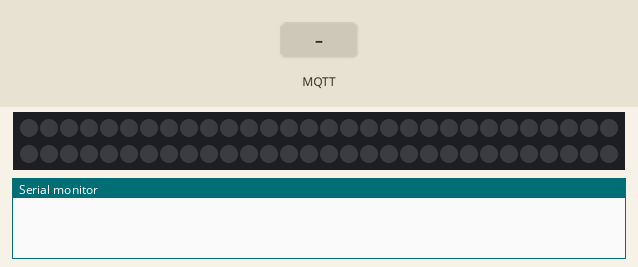
Simulated run of this sketch. Board: Arduino Uno, built with avr-gcc and run on an emulated ATmega328P. Parts: 60 RGB LEDs in strip order, left to right, continuing on the next row, the last lines printed to the serial monitor. Inputs (shaded band) come from the test bench. Colours are those a GRB WS2812 strip shows for the declared byte order; no MQTT or app messages arrive unless stated.

Above: at 2.3 s.
2.4 s: MQTT message "complete" arrives on the first subscribed topic
At 2.55 s:
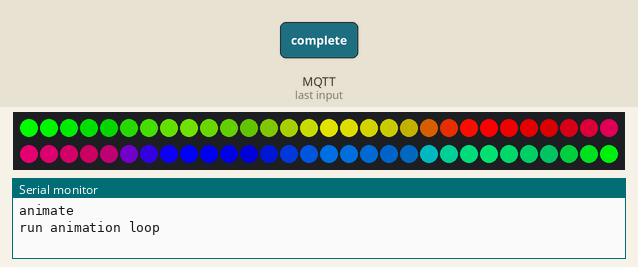
5.4 s: MQTT message "cancelled" arrives on the first subscribed topic
At 6.3 s:
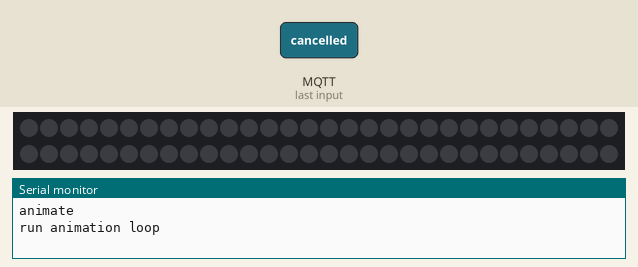
6.9 s: MQTT message "complete" arrives on the first subscribed topic
At 7.05 s:
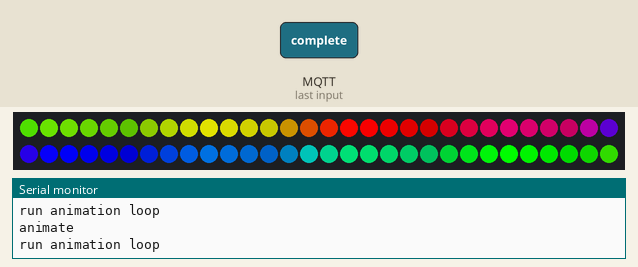

Measured:
- after the input at 2.4 s, the LEDs: change at once (image 1)
- after the input at 5.4 s, the LEDs: change at once (image 2)
- after the input at 6.9 s, the LEDs: change at once (image 3)

The sketch:

clock-countdown.ino
```cpp
// https://github.com/plapointe6/EspMQTTClient
#include <EspMQTTClient.h>
// https://github.com/FastLED/FastLED
#include <FastLED.h>
// https://github.com/contrem/arduino-timer
#include <arduino-timer.h>
// https://arduinojson.org/v6/how-to/use-arduinojson-with-pubsubclient/
#include <ArduinoJson.h>
#include "FastLED_additions.h"

#define NUM_LEDS 60
#define DATA_PIN 4
CRGB leds[NUM_LEDS];

int currentSecond = 0;
int currentMinute = 0;
int currentHour = 0;
int remainingTime = 0;
uintptr_t countdown;
const uint16_t secondColor = 200;
const uint16_t minuteColor = 100;
const uint16_t hourColor = 5;
auto timer = timer_create_default();

bool hideAnimations = true;

EspMQTTClient client(
  "Dumas-2-4",
  "6gKE4@NbDMv.",
  "192.168.0.200",    // "192.168.12.189",  // MQTT Broker server ip
  "mqtt",          // Can be omitted if not needed
  "mqtt",  // "lkjEkljaiOO89421lkj",   // Can be omitted if not needed
  "ClockTimer",     // Client name that uniquely identify your device
  1883              // The MQTT port, default to 1883. this line can be omitted
);

void onConnectionEstablished() {


  // number of seconds to set on the clock
  client.subscribe("clock/setTimer", [](const String &payload) {
    clearLights();
    if (payload == "complete") {
      complete();
    } else if (payload == "cancelled") {
      reset();
      FastLED.show();
    } else {
      StaticJsonDocument<256> doc;
      deserializeJson(doc, payload);
      const int seconds = doc["totalSeconds"];
      Serial.println(seconds);
      start(seconds);
    }
  });
}

void clearLights() {
  if (countdown != NULL) {
    timer.cancel(countdown);
    countdown = NULL;
  }
  hideAnimations = true;
  reset();
}

void setLights(uint16_t light, uint16_t color, bool all) {
  if (light < 0) {
    return;
  }

  if (all) {
    for (uint16_t i = 0; i < light; i++) {
      leds[i] = CHSV(color, 255, 255);
    }
  } else {
    leds[light] = CHSV(color, 255, 255);
  }
}

void setLeds() {
  reset();

  setLights(currentMinute, minuteColor, true);
  setLights(currentHour, hourColor, true);
  if (currentHour > currentMinute) {
    setLights(currentMinute, minuteColor, false);
  }
  setLights(currentSecond, secondColor, remainingTime < 60);
  FastLED.show();
}

void reset() {
  for (uint16_t i; i < NUM_LEDS; i++) {
    leds[i] = CRGB::Black;
  }
}

void start(int timerSeconds) {
  remainingTime = timerSeconds;
  setCurrentTimes(timerSeconds);
  FastLED.setBrightness(255);
  setLeds();
  delay(30);
  countdown = timer.every(1000, handleTick);
}

void setCurrentTimes(int timerSeconds) {
// 1 min = 60 sec
// 1 hour = 60 min
  currentSecond = timerSeconds % 60;
  currentMinute = timerSeconds / 60;
  currentHour = currentMinute / 60;
  currentMinute = currentMinute % 60;
}

bool handleTick(void *) {
  remainingTime -= 1;
  setCurrentTimes(remainingTime);
  setLeds();
  if (remainingTime == 0) {
    complete();
  }
  return remainingTime != 0;
}
void complete() {
  timer.cancel(countdown);
  reset();
  Serial.println("animate");
  runAnimation();
}

bool checkIn(void *) {
  client.publish("clock/status", "OK");
  return true;
}


void setup() {
  Serial.begin(115200);
  // put your setup code here, to run once:
  client.enableDebuggingMessages();                                           // Enable debugging messages sent to serial output
  client.enableHTTPWebUpdater();                                              // Enable the web updater. User and password default to values of MQTTUsername and MQTTPassword. These can be overridded with enableHTTPWebUpdater("user", "password").
  client.enableOTA();                                                         // Enable OTA (Over The Air) updates. Password defaults to MQTTPassword. Port is the default OTA port. Can be overridden with enableOTA("password", port).
  client.enableLastWillMessage("TestClient/lastwill", "I am going offline");  // You can activate the retain flag by setting the third parameter to true

  FastLED.addLeds<WS2812B, DATA_PIN, RGB>(leds, NUM_LEDS);

  timer.every(36000, checkIn);
}

void loop() {
  timer.tick();
  client.loop();
  if (hideAnimations == false) {
    animationCycle();
  }
}

int animationRuntime;
void runAnimation() {
  animationRuntime = 0;
  hideAnimations = false;
  Serial.println("run animation loop");
}
void animationCycle() {
  animationRuntime += 1;
  if (animationRuntime >= 5000) {
    hideAnimations = true;
    fadeOut();
    reset();
    FastLED.show();
  } else {
    colorWheel();
  }
}


////////////////
// ANIMATIONS //
////////////////
void fadeOut() {
  for (uint8_t i = 255; i > 0; i--) {
    FastLED.setBrightness(i);
    FastLED.show();
    delay(10);
  }
}

CRGBPalette16 currentPalette = RainbowHalfStripeColors_p;
void colorWheel() {
  static uint16_t startIndex = 0, phase = 0;
  startIndex -= 120; /* rotation speed */
  phase += 64;       /* swirl speed */
  CRGB *led = leds;
  uint16_t ringIndex = startIndex + sin16(phase * 1024);
  for (uint8_t i = 0; i < NUM_LEDS; i++) {
    uint16_t hue = ringIndex + i * 65535 / NUM_LEDS;
    *led++ = ColorFromPaletteExtended(currentPalette, hue, 255, LINEARBLEND);
  }
  FastLED.show();
}
```

FastLED_additions.h
```cpp
#ifndef FASTLED_ADDITIONS_H
#define FASTLED_ADDITIONS_H


// half way between RainbowColors_p and RainbowStripeColors_p
const TProgmemRGBPalette16 RainbowHalfStripeColors_p FL_PROGMEM = {
  0xFF0000, 0x7F0000, 0xAB5500, 0x552A00,
  0xABAB00, 0x555500, 0x00FF00, 0x007F00,
  0x00AB55, 0x00552A, 0x0000FF, 0x00007F,
  0x5500AB, 0x2A0055, 0xAB0055, 0x55002A
};


// from: https://github.com/FastLED/FastLED/pull/202
CRGB ColorFromPaletteExtended(const CRGBPalette16& pal, uint16_t index, uint8_t brightness, TBlendType blendType) {
  // Extract the four most significant bits of the index as a palette index.
  uint8_t index_4bit = (index >> 12);
  // Calculate the 8-bit offset from the palette index.
  uint8_t offset = (uint8_t)(index >> 4);
  // Get the palette entry from the 4-bit index
  const CRGB* entry = &(pal[0]) + index_4bit;
  uint8_t red1   = entry->red;
  uint8_t green1 = entry->green;
  uint8_t blue1  = entry->blue;

  uint8_t blend = offset && (blendType != NOBLEND);
  if (blend) {
    if (index_4bit == 15) {
      entry = &(pal[0]);
    } else {
      entry++;
    }

    // Calculate the scaling factor and scaled values for the lower palette value.
    uint8_t f1 = 255 - offset;
    red1   = scale8_LEAVING_R1_DIRTY(red1,   f1);
    green1 = scale8_LEAVING_R1_DIRTY(green1, f1);
    blue1  = scale8_LEAVING_R1_DIRTY(blue1,  f1);

    // Calculate the scaled values for the neighbouring palette value.
    uint8_t red2   = entry->red;
    uint8_t green2 = entry->green;
    uint8_t blue2  = entry->blue;
    red2   = scale8_LEAVING_R1_DIRTY(red2,   offset);
    green2 = scale8_LEAVING_R1_DIRTY(green2, offset);
    blue2  = scale8_LEAVING_R1_DIRTY(blue2,  offset);
    cleanup_R1();

    // These sums can't overflow, so no qadd8 needed.
    red1   += red2;
    green1 += green2;
    blue1  += blue2;
  }
  if (brightness != 255) {
    // nscale8x3_video(red1, green1, blue1, brightness);
    nscale8x3(red1, green1, blue1, brightness);
  }
  return CRGB(red1, green1, blue1);
}


#endif
```
